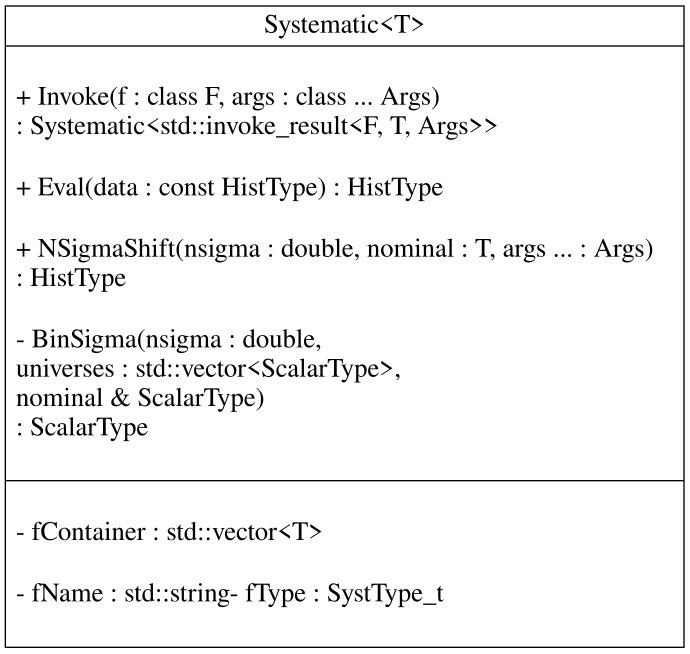

Reproduce this figure in Python.
import pygraphviz as pgv
from format_utils import *

g = pgv.AGraph(strict=False)
g.add_node(
    0,
    label=uml_formatter('Systematic<T>',
                        methods=['+ Invoke(f : class F, args : class ... Args) \l: Systematic<std::invoke_result<F, T, Args>>',
                                 '+ Eval(data : const HistType) : HistType',
                                 '+ NSigmaShift(nsigma : double, nominal : T, args ... : Args) \l: HistType',
                                 '- BinSigma(nsigma : double, \luniverses : std::vector<ScalarType>, \lnominal & ScalarType) \l: ScalarType'],

                        members=['- fContainer : std::vector<T>',
                                 '- fName : std::string'
                                 '- fType : SystType_t']),
    shape='record',
    fontsize=20,
)

g.layout(prog='dot')
g.draw('systematic_uml.svg', prog='dot')
